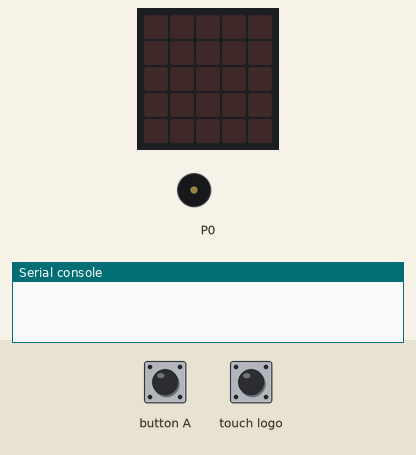
Simulated run of this program. Board: BBC micro:bit (MakeCode). On the bench: the board's 5×5 LED display, buzzer (waves = sounding), the last lines printed to the serial console. The inputs (shaded band) are chosen by the test bench. No radio messages arrive unless stated (any console line starting 'radio sent:' is added by the test bench).

Above: at 1.2 s.
1.3 s: touch logo pressed for 0.15 s
At 1.8 s:
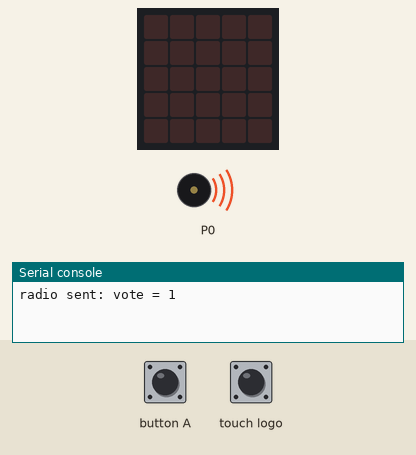
3.4 s: button A pressed for 0.15 s
At 4.1 s:
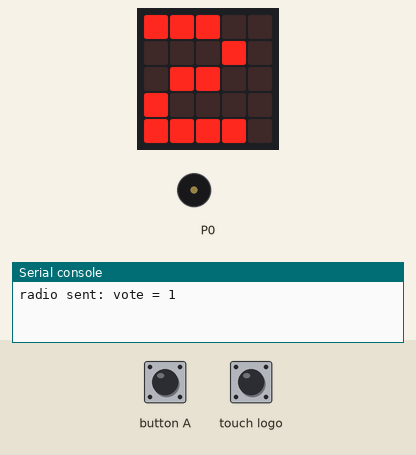
5.0 s: touch logo pressed for 0.15 s
At 5.5 s:
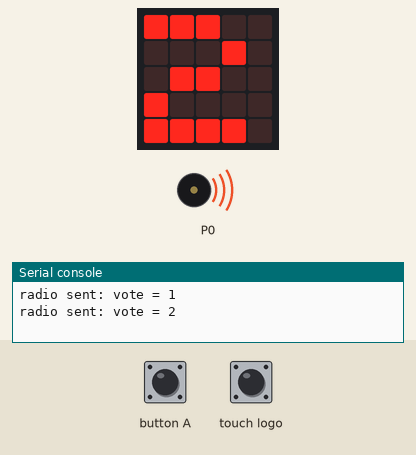
7.1 s: button A pressed for 0.15 s
At 8.1 s:
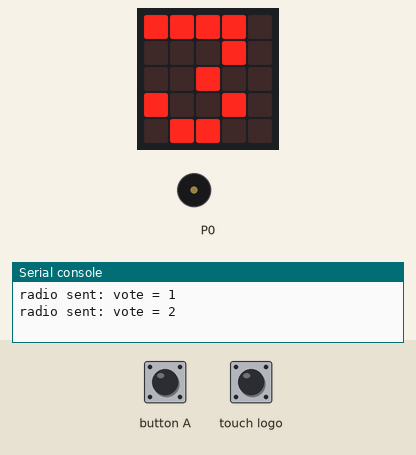
Timing chart, 0 to 9.7 s (numbered marks = the images above; inputs shaded):
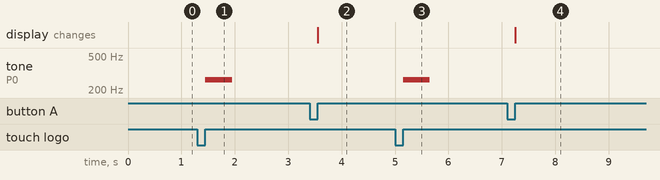

Measured:
- after the input at 1.3 s, tone on P0: silent → 262 Hz after 0.15 s, → silent 0.50 s later
- after the input at 3.4 s, the display: changes after 0.15 s (image 2)
- after the input at 5.0 s, tone on P0: silent → 262 Hz after 0.15 s, → silent 0.50 s later
- after the input at 7.1 s, the display: changes after 0.15 s (image 4)

The program:

main.ts
```typescript
let my_serial = control.deviceSerialNumber()
radio.setGroup(69)
radio.setTransmitPower(7)
radio.setTransmitSerialNumber(true)
let serials = []
let moznost = 1
let votes = 1
// HLASOVANI
input.onButtonPressed(Button.A, function on_button_pressed_a() {

    votes = (votes + 1) % 4
    basic.showNumber(votes)
})
input.onLogoEvent(TouchButtonEvent.Pressed, function on_logo_event_pressed() {
    radio.sendValue("vote", votes)
    music.playTone(Note.C, music.beat(100))
})
```

test.ts
```typescript
// Tady jsou testy. Při použití tohoto balíčku jako rozšíření nebude zkompilováno.
```
